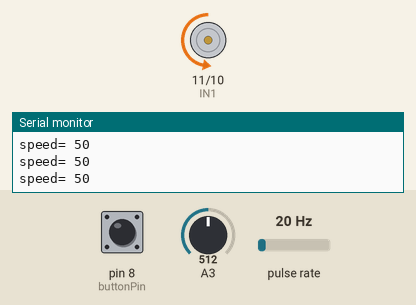
Recording of a sketch running on a simulated Arduino Uno, built with avr-gcc and run on an emulated ATmega328P. Shown: motor-driver pin pairs drawn as motors (green arrow = first pin HIGH = forward, orange = second pin HIGH = backward, longer = more drive, scaled by the enable pin), the last lines printed to the serial monitor. Wiring (inferred from the names in the program): pulse sensor: data pin 2. The inputs (shaded band) are chosen by the test bench; at power-on: pin 8 (buttonPin) LOW, A3 = 512, pulse rate 20 Hz.

Above: at 1.2 s.
1.3 s: pin 8 (buttonPin) pulled HIGH for 0.15 s
At 1.42 s:
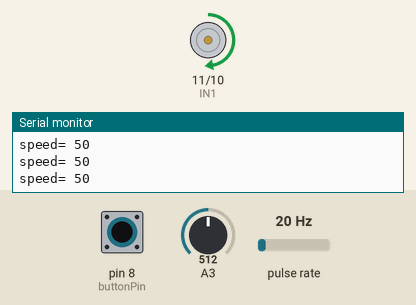
2.9 s: A3 set to 716
At 3.7 s:
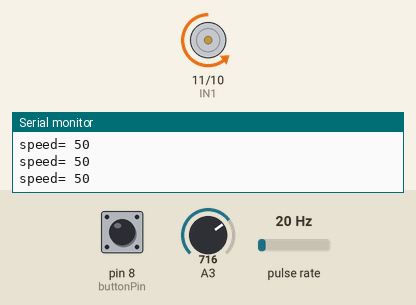
4.4 s: A3 set to 900
At 4.8 s:
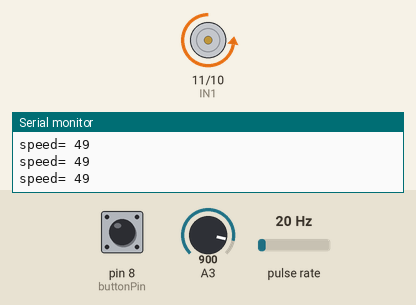
5.9 s: pin 8 (buttonPin) pulled HIGH for 1 s
At 6.6 s:
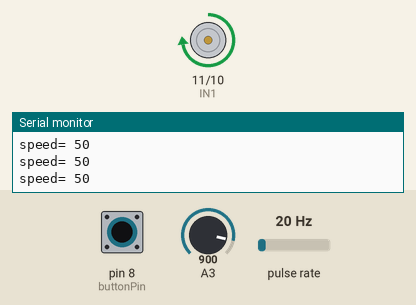
8.4 s: A3 set to 122
At 9.2 s:
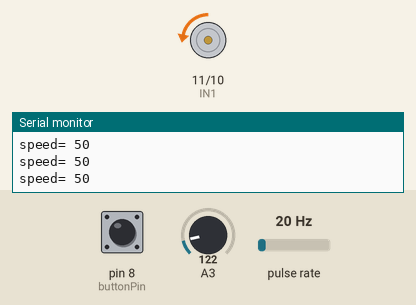
9.9 s: pin 8 (buttonPin) pulled HIGH for 0.15 s
At 10.03 s:
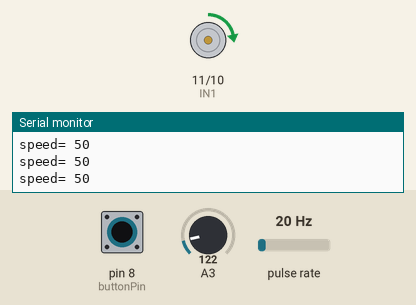
Timing chart, 0 to 12.5 s (numbered marks = the images above; inputs shaded):
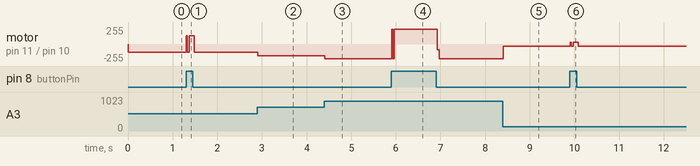

Measured:
- after the input at 1.3 s, motor on pin 11 (IN1) / pin 10 (IN2): backward 127/255 → forward 127/255 at once, → backward 127/255 0.18 s later
- after the input at 2.9 s, motor on pin 11 (IN1) / pin 10 (IN2): backward 127/255 → backward 178/255 at once
- after the input at 4.4 s, motor on pin 11 (IN1) / pin 10 (IN2): backward 178/255 → backward 224/255 at once
- after the input at 5.9 s, motor on pin 11 (IN1) / pin 10 (IN2): backward 224/255 → forward 224/255 at once, → backward 224/255 1.0 s later
- after the input at 8.4 s, motor on pin 11 (IN1) / pin 10 (IN2): backward 224/255 → backward 30/255 at once
- after the input at 9.9 s, motor on pin 11 (IN1) / pin 10 (IN2): backward 30/255 → forward 30/255 at once, → backward 30/255 0.18 s later

The sketch:

arduinocodepart2.ino
```cpp
#include<SoftwareSerial.h>
const int EN1 = 9;
const int buttonPin = 8;
int buttonSituation = 0;

const int IN1 = 11 ;
const int IN2 = 10;

const int encoder0PinA=2;

long period=0;
unsigned long t1;
unsigned long t0 = 0;
int cnt=0;
int rpm;
long p=0;


void setup()

  {
    pinMode(IN1, OUTPUT);
    pinMode(IN2, OUTPUT);
    pinMode(buttonPin, INPUT);
    pinMode(encoder0PinA, INPUT);
    attachInterrupt (0, ISRHandler , RISING);
    Serial.begin (9600);


}

void loop() {


    int Gvalue = analogRead(A3);
    int output= map(Gvalue, 0 , 1023 , 0 , 255);
    analogWrite( EN1 , output);


    //clockwise rotation
    digitalWrite(IN1, LOW);
    digitalWrite(IN2, HIGH);


    //anticlockwise rotation if the button is pressed by digitalRead
    buttonSituation = digitalRead(buttonPin);
     if (buttonSituation == HIGH) {
      digitalWrite(IN2, LOW);
      digitalWrite(IN1, HIGH);
      }

Serial.print("speed= ");
p=24*period;
rpm=60000/p;
Serial.println(rpm);


}
void ISRHandler ()
{
  t1= millis();
  period = t1 - t0;
  t0=t1;
}
```
